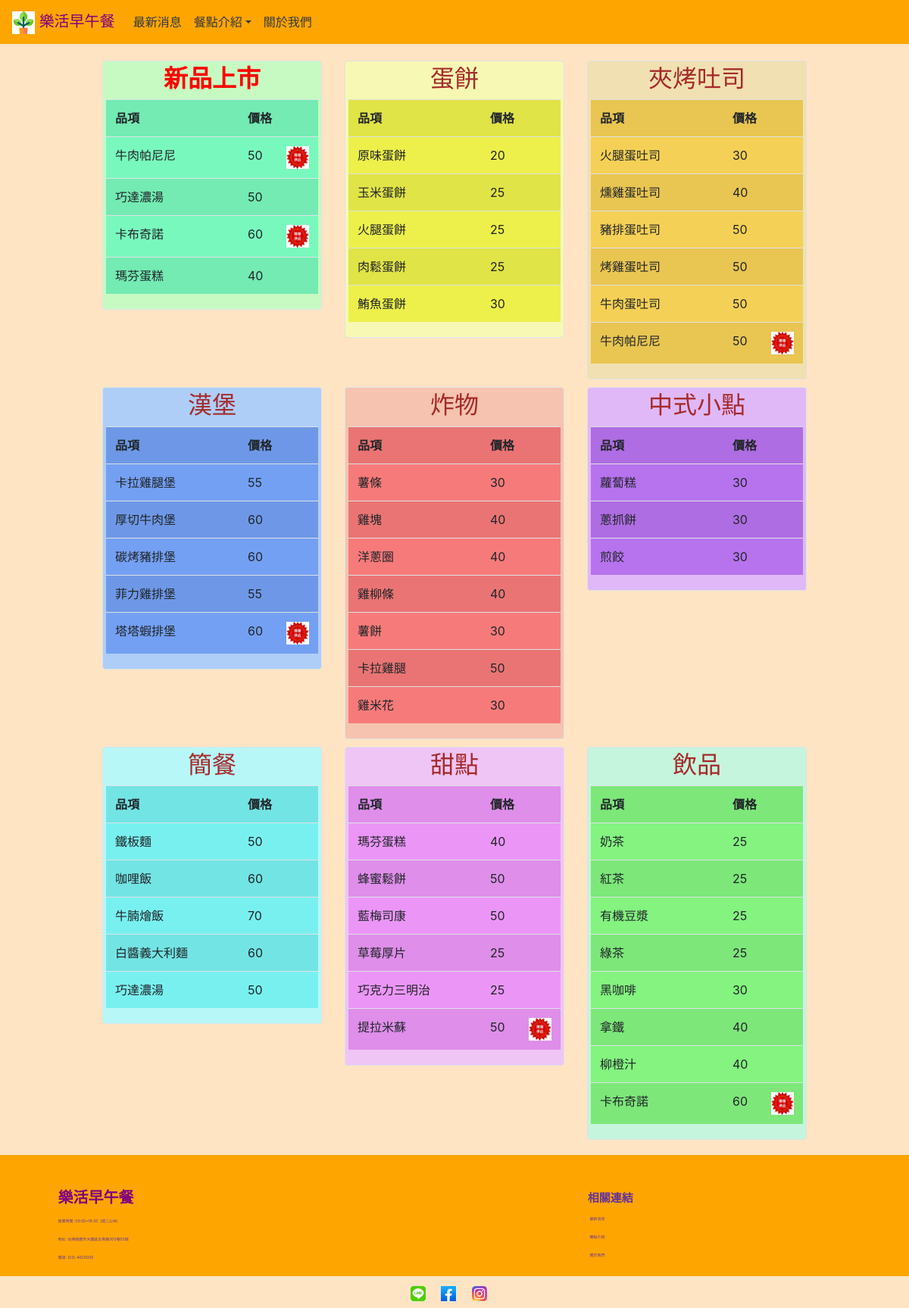
The app's page /menu/ with its own data.
### myapp/models.py (models this page shows, shortened)
class Product(models.Model):
    pName =  models.CharField(max_length=100, default='')
    pPrice = models.IntegerField(default=0)
    pQty = models.BooleanField(default=False)
    pImage = models.ImageField(upload_to='image/')
    pClass = models.CharField(max_length=20, default='')
    pNew = models.BooleanField(default=False)

### myapp/views.py (the view)
# urls.py: path('menu/',views.menu),
def menu(request):
    news = models.Product.objects.filter(pNew=True).order_by('-id')
    quiches = models.Product.objects.filter(pClass="蛋餅").order_by('id')
    toasts = models.Product.objects.filter(pClass="夾烤吐司").order_by('id')
    hamburgers = models.Product.objects.filter(pClass="漢堡").order_by('id')
    drinks = models.Product.objects.filter(pClass="飲品").order_by('id')
    frieds = models.Product.objects.filter(pClass="炸物").order_by('id')
    chineses = models.Product.objects.filter(pClass="中式小點").order_by('id')
    desserts = models.Product.objects.filter(pClass="甜點").order_by('id')
    easys = models.Product.objects.filter(pClass="簡餐").order_by('id')
    return render(request,"menu.html",locals())

### templates/menu.html (shortened to what this page needs)
{% extends "base.html" %}
{% load static %}
{% block content %}
<div class="container marketing" style="width: 80%; margin-top: 70px; margin-bottom: 20px;">
    <div class="row" >
        <div class="col-12 col-md-4" style="margin-top: 10px;" >
            <div class="img-thumbnail" style="background-color: rgb(199, 250, 194);">
                <a href="/menudetial/新品/" style="text-decoration: none;"><h2 align="center" style="color: red;"><strong>新品上市</strong></h2></a>
                <table class="table table-striped" style="background-color: rgb(121, 248, 189);">
                    <tr>
                        <th>品項</th>
                        <th>價格</th>
                    </tr>
                    {% for new in news %}
                    <tr>
                        <td  width="150">{{ new.pName }}</td>
                        <td  width="90">
                            {{ new.pPrice }}
                            {% if new.pQty == True %}
                            <img src="{% static 'images/img_99.jpg' %}" style="width: 30px;height: 30px;"  align="right"/>
                            {% endif %}
                        </td>
                    </tr>
                    {% endfor %}
                </table>
            </div>
        </div>
        <div class="col-12 col-md-4" style="margin-top: 10px;">
            <div class="img-thumbnail" style="background-color: rgb(247, 248, 180);">
                <a href="/menudetial/蛋餅/" style="text-decoration: none; color: brown"><h2 align="center">蛋餅</h2></a>
                <table class="table table-striped" style="background-color: rgb(237, 240, 74);">
                    <tr>
                        <th>品項</th>
                        <th>價格</th>
                    </tr>
                    {% for quiche in quiches %}
                    <tr>
                        <td  width="150">{{ quiche.pName }}</td>
                        <td  width="90">
                            {{ quiche.pPrice }}
                        </td>
                    </tr>
                    {% endfor %}
                </table>
            </div>
        </div>
        <div class="col-12 col-md-4" style="margin-top: 10px;">
            <div class="img-thumbnail" style="background-color: rgb(241, 224, 178);">
                <a href="/menudetial/夾烤吐司/" style="text-decoration: none; color: brown"><h2 align="center">夾烤吐司</h2></a>
                <table class="table table-striped" style="background-color: rgb(245, 208, 86);">
                    <tr>
                        <th>品項</th>
                        <th>價格</th>
                    </tr>
                    {% for toast in toasts %}
                    <tr>
                        <td  width="150">{{ toast.pName }}</td>
                        <td  width="90">
                            {{ toast.pPrice }}
                            {% if toast.pQty == True %}
                            <img src="{% static 'images/img_99.jpg' %}" style="width: 30px;height: 30px;"  align="right"/>
                            {% endif %}
                        </td>
                    </tr>
                    {% endfor %}
                </table>
            </div>
        </div>
    </div>
    <div class="row">
        <div class="col-12 col-md-4" style="margin-top: 10px;">
            <div class="img-thumbnail" style="background-color: rgb(174, 206, 248);">
                <a href="/menudetial/漢堡/" style="text-decoration: none; color: brown"><h2 align="center">漢堡</h2></a>
                <table class="table table-striped" style="background-color: rgb(116, 160, 243);">
                    <tr>
                        <th>品項</th>
                        <th>價格</th>
                    </tr>
                    {% for hamburger in hamburgers %}
                    <tr>
                        <td  width="150">{{ hamburger.pName }}</td>
                        <td  width="90">
                            {{ hamburger.pPrice }}
                            {% if hamburger.pQty == True %}
                            <img src="{% static 'images/img_99.jpg' %}" style="width: 30px;height: 30px;"  align="right"/>
                            {% endif %}
                        </td>
                    </tr>
                    {% endfor %}
                </table>
            </div>
        </div>
        <div class="col-12 col-md-4" style="margin-top: 10px;">
            <div class="img-thumbnail" style="background-color: rgb(245, 195, 175);">
                <a href="/menudetial/炸物/" style="text-decoration: none; color: brown"><h2 align="center">炸物</h2></a>
                <table class="table table-striped" style="background-color: rgb(247, 122, 122);">
                    <tr>
                        <th>品項</th>
                        <th>價格</th>
                    </tr>
                    {% for fried in frieds %}
                    <tr>
                        <td  width="150">{{ fried.pName }}</td>
                        <td  width="90">
                            {{ fried.pPrice }}
                        </td>
                    </tr>
                    {% endfor %}
                </table>
            </div>
        </div>
        <div class="col-12 col-md-4" style="margin-top: 10px;" >
            <div class="img-thumbnail" style="background-color: rgb(224, 184, 247);">
                <a href="/menudetial/中式小點/" style="text-decoration: none; color: brown"><h2 align="center">中式小點</h2></a>
                <table class="table table-striped" style="background-color: rgb(183, 115, 238);">
                    <tr>
                        <th>品項</th>
                        <th>價格</th>
                    </tr>
                    {% for chinese in chineses %}
                    <tr>
                        <td  width="150">{{ chinese.pName }}</td>
                        <td  width="90">
                            {{ chinese.pPrice }}
                        </td>
                    </tr>
                    {% endfor %}
                </table>
            </div>
        </div>
    </div>
    <div class="row">
        <div class="col-12 col-md-4" style="margin-top: 10px;">
            <div class="img-thumbnail" style="background-color: rgb(184, 247, 247);">
                <a href="/menudetial/簡餐/" style="text-decoration: none; color: brown"><h2 align="center">簡餐</h2></a>
                <table class="table table-striped" style="background-color: rgb(121, 240, 240);">
                    <tr>
                        <th>品項</th>
                        <th>價格</th>
                    </tr>
                    {% for easy in easys %}
                    <tr>
                        <td  width="150">{{ easy.pName }}</td>
                        <td  width="90">
                            {{ easy.pPrice }}
                        </td>
                    </tr>
                    {% endfor %}
                </table>
            </div>
        </div>
        <div class="col-12 col-md-4" style="margin-top: 10px;">
            <div class="img-thumbnail" style="background-color: rgb(239, 197, 245);">
                <a href="/menudetial/甜點/" style="text-decoration: none; color: brown"><h2 align="center">甜點</h2></a>
                <table class="table table-striped" style="background-color: rgb(235, 150, 247);">
                    <tr>
                        <th>品項</th>
                        <th>價格</th>
                    </tr>
                    {% for dessert in desserts %}
                    <tr>
                        <td  width="150">{{ dessert.pName }}</td>
                        <td  width="90">
                            {{ dessert.pPrice }}
                            {% if dessert.pQty == True %}
                            <img src="{% static 'images/img_99.jpg' %}" style="width: 30px;height: 30px;" align="right"/>
                            {% endif %}
                        </td>
                    </tr>
                    {% endfor %}
                </table>
            </div>
        </div>
        <div class="col-12 col-md-4" style="margin-top: 10px;">
            <div class="img-thumbnail" style="background-color: rgb(197, 245, 221);">
                <a href="/menudetial/飲品/" style="text-decoration: none; color: brown"><h2 align="center">飲品</h2></a>
                <table class="table table-striped" style="background-color: rgb(132, 243, 128);">
                    <tr>
                        <th>品項</th>
                        <th>價格</th>
                    </tr>
                    {% for drink in drinks %}
                    <tr>
                        <td  width="150"> {{ drink.pName }}</td>
                        <td  width="90">
                            {{ drink.pPrice }}
                            {% if drink.pQty == True %}
                            <img src="{% static 'images/img_99.jpg' %}" style="width: 30px;height: 30px;" align="right"/>
                            {% endif %}
                        </td>
                    </tr>
                    {% endfor %}
                </table>
            </div>
        </div>
    </div>
</div>
{% endblock %}

### records on screen
Product: pName "牛肉帕尼尼", pPrice "50", pQty True (drawn)
Product: pName "巧達濃湯", pPrice "50"
Product: pName "卡布奇諾", pPrice "60", pQty True (drawn)
Product: pName "瑪芬蛋糕", pPrice "40"
Product: pName "原味蛋餅", pPrice "20"
Product: pName "玉米蛋餅", pPrice "25"
Product: pName "火腿蛋餅", pPrice "25"
Product: pName "肉鬆蛋餅", pPrice "25"
Product: pName "鮪魚蛋餅", pPrice "30"
Product: pName "火腿蛋吐司", pPrice "30"
Product: pName "燻雞蛋吐司", pPrice "40"
Product: pName "豬排蛋吐司", pPrice "50"
Product: pName "烤雞蛋吐司", pPrice "50"
Product: pName "牛肉蛋吐司", pPrice "50"
Product: pName "卡拉雞腿堡", pPrice "55"
Product: pName "厚切牛肉堡", pPrice "60"
Product: pName "碳烤豬排堡", pPrice "60"
Product: pName "菲力雞排堡", pPrice "55"
Product: pName "塔塔蝦排堡", pPrice "60", pQty True (drawn)
Product: pName "薯條", pPrice "30"
Product: pName "雞塊", pPrice "40"
Product: pName "洋蔥圈", pPrice "40"
Product: pName "雞柳條", pPrice "40"
Product: pName "薯餅", pPrice "30"
Product: pName "卡拉雞腿", pPrice "50"
Product: pName "雞米花", pPrice "30"
Product: pName "蘿蔔糕", pPrice "30"
Product: pName "蔥抓餅", pPrice "30"
Product: pName "煎餃", pPrice "30"
Product: pName "鐵板麵", pPrice "50"
Product: pName "咖哩飯", pPrice "60"
Product: pName "牛腩燴飯", pPrice "70"
Product: pName "白醬義大利麵", pPrice "60"
Product: pName "蜂蜜鬆餅", pPrice "50"
Product: pName "藍梅司康", pPrice "50"
Product: pName "草莓厚片", pPrice "25"
Product: pName "巧克力三明治", pPrice "25"
Product: pName "提拉米蘇", pPrice "50", pQty True (drawn)
Product: pName "奶茶", pPrice "25"
Product: pName "紅茶", pPrice "25"
Product: pName "有機豆漿", pPrice "25"
Product: pName "綠茶", pPrice "25"
Product: pName "黑咖啡", pPrice "30"
Product: pName "拿鐵", pPrice "40"
Product: pName "柳橙汁", pPrice "40"
